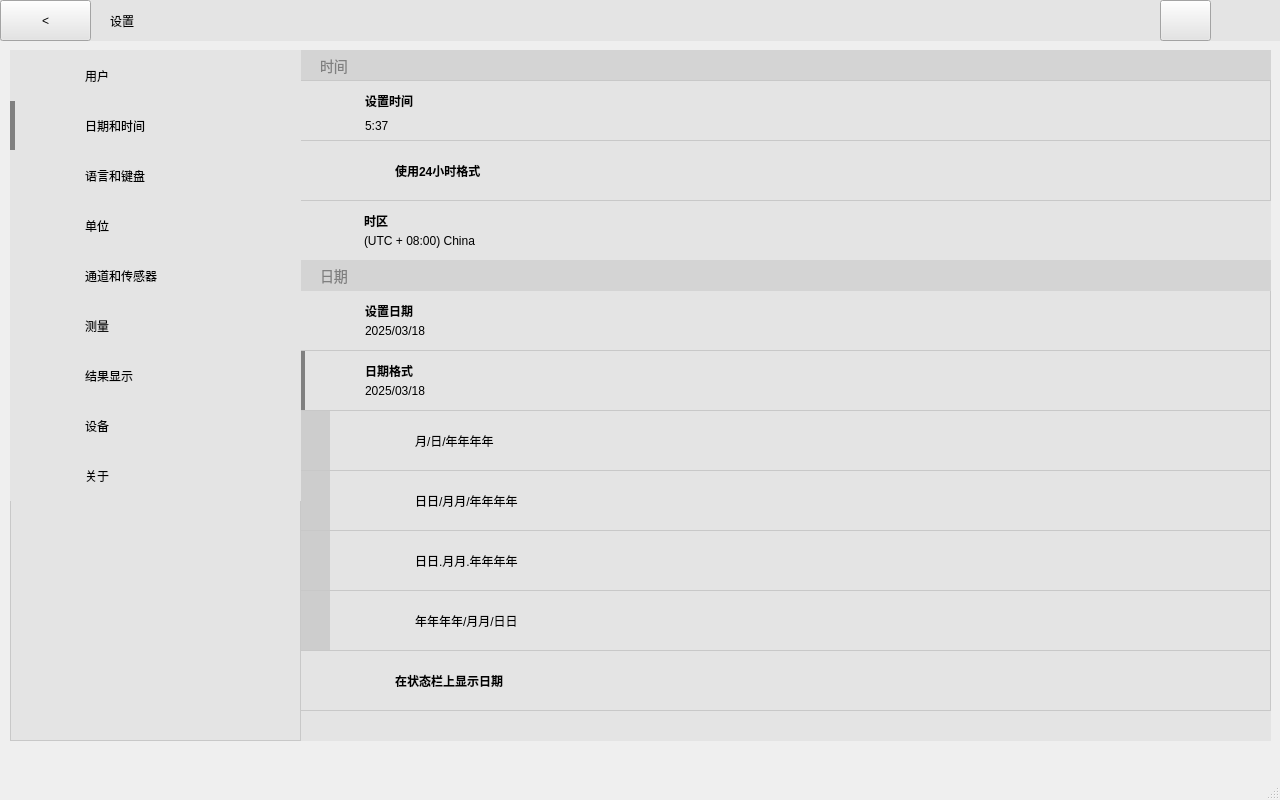
<?xml version="1.0" encoding="UTF-8"?>
<ui version="4.0">
 <class>setting_date_time</class>
 <widget class="QMainWindow" name="setting_date_time">
  <property name="geometry">
   <rect>
    <x>0</x>
    <y>0</y>
    <width>1280</width>
    <height>800</height>
   </rect>
  </property>
  <property name="windowTitle">
   <string>MainWindow</string>
  </property>
  <widget class="QWidget" name="centralwidget">
   <widget class="QWidget" name="widget" native="true">
    <property name="geometry">
     <rect>
      <x>0</x>
      <y>0</y>
      <width>1281</width>
      <height>41</height>
     </rect>
    </property>
    <property name="styleSheet">
     <string notr="true">background-color: rgb(228, 228, 228);</string>
    </property>
    <widget class="QPushButton" name="btnBack">
     <property name="geometry">
      <rect>
       <x>0</x>
       <y>0</y>
       <width>91</width>
       <height>41</height>
      </rect>
     </property>
     <property name="text">
      <string>&lt;</string>
     </property>
    </widget>
    <widget class="QLabel" name="label">
     <property name="geometry">
      <rect>
       <x>110</x>
       <y>0</y>
       <width>31</width>
       <height>41</height>
      </rect>
     </property>
     <property name="styleSheet">
      <string notr="true">font: 12pt &quot;黑体&quot;;</string>
     </property>
     <property name="text">
      <string>设置</string>
     </property>
    </widget>
    <widget class="QPushButton" name="pushButton_5">
     <property name="geometry">
      <rect>
       <x>1160</x>
       <y>0</y>
       <width>51</width>
       <height>41</height>
      </rect>
     </property>
     <property name="styleSheet">
      <string notr="true">background-color: rgb(228, 228, 228);
image: url(:/images/images/help.png);
</string>
     </property>
     <property name="text">
      <string/>
     </property>
    </widget>
   </widget>
   <widget class="QWidget" name="widget_3" native="true">
    <property name="geometry">
     <rect>
      <x>10</x>
      <y>50</y>
      <width>291</width>
      <height>691</height>
     </rect>
    </property>
    <property name="styleSheet">
     <string notr="true">background-color: rgb(228, 228, 228);
border: 1px solid rgb(200, 200, 200);
padding: 1px;</string>
    </property>
    <widget class="QWidget" name="widget_13" native="true">
     <property name="geometry">
      <rect>
       <x>0</x>
       <y>0</y>
       <width>291</width>
       <height>51</height>
      </rect>
     </property>
     <property name="styleSheet">
      <string notr="true">background-color: rgb(228, 228, 228);
border: 1px solid rgb(228, 228, 228);

/* 上边框不显示 */
</string>
     </property>
     <widget class="QLabel" name="label_7">
      <property name="geometry">
       <rect>
        <x>70</x>
        <y>0</y>
        <width>111</width>
        <height>51</height>
       </rect>
      </property>
      <property name="styleSheet">
       <string notr="true">border: 1px solid rgb(228, 228, 228);
font: 11pt &quot;宋体&quot;;</string>
      </property>
      <property name="text">
       <string>用户</string>
      </property>
     </widget>
     <widget class="QLabel" name="label_8">
      <property name="geometry">
       <rect>
        <x>20</x>
        <y>10</y>
        <width>31</width>
        <height>31</height>
       </rect>
      </property>
      <property name="styleSheet">
       <string notr="true">image: url(:/images/images/icons8-male-user-48.png);
border: 1px solid rgb(228, 228, 228);</string>
      </property>
      <property name="text">
       <string/>
      </property>
     </widget>
    </widget>
    <widget class="QWidget" name="widget_14" native="true">
     <property name="geometry">
      <rect>
       <x>0</x>
       <y>50</y>
       <width>291</width>
       <height>51</height>
      </rect>
     </property>
     <property name="styleSheet">
      <string notr="true">background-color: rgb(228, 228, 228);
border: 1px solid rgb(228, 228, 228);
border-left: 5px solid gray;
</string>
     </property>
     <widget class="QLabel" name="label_39">
      <property name="geometry">
       <rect>
        <x>70</x>
        <y>10</y>
        <width>111</width>
        <height>31</height>
       </rect>
      </property>
      <property name="styleSheet">
       <string notr="true">border: 1px solid rgb(228, 228, 228);
font: 11pt &quot;宋体&quot;;</string>
      </property>
      <property name="text">
       <string>日期和时间</string>
      </property>
     </widget>
     <widget class="QLabel" name="label_40">
      <property name="geometry">
       <rect>
        <x>20</x>
        <y>10</y>
        <width>31</width>
        <height>31</height>
       </rect>
      </property>
      <property name="styleSheet">
       <string notr="true">image: url(:/images/images/icons8-clock-50.png);
border: 1px solid rgb(228, 228, 228);</string>
      </property>
      <property name="text">
       <string/>
      </property>
     </widget>
    </widget>
    <widget class="QWidget" name="widget_15" native="true">
     <property name="geometry">
      <rect>
       <x>0</x>
       <y>100</y>
       <width>291</width>
       <height>51</height>
      </rect>
     </property>
     <property name="styleSheet">
      <string notr="true">background-color: rgb(228, 228, 228);
border: 1px solid rgb(228, 228, 228);</string>
     </property>
     <widget class="QLabel" name="label_41">
      <property name="geometry">
       <rect>
        <x>70</x>
        <y>10</y>
        <width>111</width>
        <height>31</height>
       </rect>
      </property>
      <property name="styleSheet">
       <string notr="true">border: 1px solid rgb(228, 228, 228);
font: 11pt &quot;宋体&quot;;</string>
      </property>
      <property name="text">
       <string>语言和键盘</string>
      </property>
     </widget>
     <widget class="QLabel" name="label_42">
      <property name="geometry">
       <rect>
        <x>20</x>
        <y>10</y>
        <width>31</width>
        <height>31</height>
       </rect>
      </property>
      <property name="styleSheet">
       <string notr="true">image: url(:/images/images/icons8-language-skill-48.png);
border: 1px solid rgb(228, 228, 228);</string>
      </property>
      <property name="text">
       <string/>
      </property>
     </widget>
    </widget>
    <widget class="QWidget" name="widget_16" native="true">
     <property name="geometry">
      <rect>
       <x>0</x>
       <y>150</y>
       <width>291</width>
       <height>51</height>
      </rect>
     </property>
     <property name="styleSheet">
      <string notr="true">background-color: rgb(228, 228, 228);
border: 1px solid rgb(228, 228, 228);</string>
     </property>
     <widget class="QLabel" name="label_43">
      <property name="geometry">
       <rect>
        <x>70</x>
        <y>10</y>
        <width>111</width>
        <height>31</height>
       </rect>
      </property>
      <property name="styleSheet">
       <string notr="true">border: 1px solid rgb(228, 228, 228);
font: 11pt &quot;宋体&quot;;</string>
      </property>
      <property name="text">
       <string>单位</string>
      </property>
     </widget>
     <widget class="QLabel" name="label_44">
      <property name="geometry">
       <rect>
        <x>20</x>
        <y>10</y>
        <width>31</width>
        <height>31</height>
       </rect>
      </property>
      <property name="styleSheet">
       <string notr="true">image: url(:/images/images/icons8-ruler-50.png);
border: 1px solid rgb(228, 228, 228);</string>
      </property>
      <property name="text">
       <string/>
      </property>
     </widget>
    </widget>
    <widget class="QWidget" name="widget_17" native="true">
     <property name="geometry">
      <rect>
       <x>0</x>
       <y>200</y>
       <width>291</width>
       <height>51</height>
      </rect>
     </property>
     <property name="styleSheet">
      <string notr="true">background-color: rgb(228, 228, 228);

border: 1px solid rgb(228, 228, 228);</string>
     </property>
     <widget class="QLabel" name="label_45">
      <property name="geometry">
       <rect>
        <x>70</x>
        <y>10</y>
        <width>111</width>
        <height>31</height>
       </rect>
      </property>
      <property name="styleSheet">
       <string notr="true">border: 1px solid rgb(228, 228, 228);
font: 11pt &quot;宋体&quot;;</string>
      </property>
      <property name="text">
       <string>通道和传感器</string>
      </property>
     </widget>
     <widget class="QLabel" name="label_46">
      <property name="geometry">
       <rect>
        <x>20</x>
        <y>10</y>
        <width>31</width>
        <height>31</height>
       </rect>
      </property>
      <property name="styleSheet">
       <string notr="true">image: url(:/images/images/icons8-sensor-50.png);
border: 1px solid rgb(228, 228, 228);</string>
      </property>
      <property name="text">
       <string/>
      </property>
     </widget>
    </widget>
    <widget class="QWidget" name="widget_18" native="true">
     <property name="geometry">
      <rect>
       <x>0</x>
       <y>250</y>
       <width>291</width>
       <height>51</height>
      </rect>
     </property>
     <property name="styleSheet">
      <string notr="true">background-color: rgb(228, 228, 228);
border: 1px solid rgb(228, 228, 228);</string>
     </property>
     <widget class="QLabel" name="label_47">
      <property name="geometry">
       <rect>
        <x>70</x>
        <y>10</y>
        <width>111</width>
        <height>31</height>
       </rect>
      </property>
      <property name="styleSheet">
       <string notr="true">border: 1px solid rgb(228, 228, 228);
font: 11pt &quot;宋体&quot;;</string>
      </property>
      <property name="text">
       <string>测量</string>
      </property>
     </widget>
     <widget class="QLabel" name="label_48">
      <property name="geometry">
       <rect>
        <x>20</x>
        <y>10</y>
        <width>31</width>
        <height>31</height>
       </rect>
      </property>
      <property name="styleSheet">
       <string notr="true">image: url(:/images/images/icons8-sewing-tape-measure-48.png);
border: 1px solid rgb(228, 228, 228);</string>
      </property>
      <property name="text">
       <string/>
      </property>
     </widget>
    </widget>
    <widget class="QWidget" name="widget_19" native="true">
     <property name="geometry">
      <rect>
       <x>0</x>
       <y>300</y>
       <width>291</width>
       <height>51</height>
      </rect>
     </property>
     <property name="styleSheet">
      <string notr="true">background-color: rgb(228, 228, 228);
border: 1px solid rgb(228, 228, 228);y;</string>
     </property>
     <widget class="QLabel" name="label_49">
      <property name="geometry">
       <rect>
        <x>70</x>
        <y>10</y>
        <width>111</width>
        <height>31</height>
       </rect>
      </property>
      <property name="styleSheet">
       <string notr="true">border: 1px solid rgb(228, 228, 228);
font: 11pt &quot;宋体&quot;;</string>
      </property>
      <property name="text">
       <string>结果显示</string>
      </property>
     </widget>
     <widget class="QLabel" name="label_50">
      <property name="geometry">
       <rect>
        <x>20</x>
        <y>10</y>
        <width>31</width>
        <height>31</height>
       </rect>
      </property>
      <property name="styleSheet">
       <string notr="true">image: url(:/images/images/icons8-report-card-48.png);
border: 1px solid rgb(228, 228, 228);</string>
      </property>
      <property name="text">
       <string/>
      </property>
     </widget>
    </widget>
    <widget class="QWidget" name="widget_20" native="true">
     <property name="geometry">
      <rect>
       <x>0</x>
       <y>350</y>
       <width>291</width>
       <height>51</height>
      </rect>
     </property>
     <property name="styleSheet">
      <string notr="true">background-color: rgb(228, 228, 228);
border: 1px solid rgb(228, 228, 228);</string>
     </property>
     <widget class="QLabel" name="label_51">
      <property name="geometry">
       <rect>
        <x>70</x>
        <y>10</y>
        <width>111</width>
        <height>31</height>
       </rect>
      </property>
      <property name="styleSheet">
       <string notr="true">border: 1px solid rgb(228, 228, 228);
font: 11pt &quot;宋体&quot;;</string>
      </property>
      <property name="text">
       <string>设备</string>
      </property>
     </widget>
     <widget class="QLabel" name="label_52">
      <property name="geometry">
       <rect>
        <x>20</x>
        <y>10</y>
        <width>31</width>
        <height>31</height>
       </rect>
      </property>
      <property name="styleSheet">
       <string notr="true">image: url(:/images/images/icons8-ipad-50.png);
border: 1px solid rgb(228, 228, 228);</string>
      </property>
      <property name="text">
       <string/>
      </property>
     </widget>
    </widget>
    <widget class="QWidget" name="widget_21" native="true">
     <property name="geometry">
      <rect>
       <x>0</x>
       <y>400</y>
       <width>291</width>
       <height>51</height>
      </rect>
     </property>
     <property name="styleSheet">
      <string notr="true">background-color: rgb(228, 228, 228);
border: 1px solid rgb(228, 228, 228);</string>
     </property>
     <widget class="QLabel" name="label_53">
      <property name="geometry">
       <rect>
        <x>70</x>
        <y>10</y>
        <width>111</width>
        <height>31</height>
       </rect>
      </property>
      <property name="styleSheet">
       <string notr="true">border: 1px solid rgb(228, 228, 228);
font: 11pt &quot;宋体&quot;;</string>
      </property>
      <property name="text">
       <string>关于</string>
      </property>
     </widget>
     <widget class="QLabel" name="label_54">
      <property name="geometry">
       <rect>
        <x>20</x>
        <y>10</y>
        <width>31</width>
        <height>31</height>
       </rect>
      </property>
      <property name="styleSheet">
       <string notr="true">image: url(:/images/images/icons8-info-50.png);
border: 1px solid rgb(228, 228, 228);</string>
      </property>
      <property name="text">
       <string/>
      </property>
     </widget>
    </widget>
   </widget>
   <widget class="QWidget" name="widget_4" native="true">
    <property name="geometry">
     <rect>
      <x>300</x>
      <y>50</y>
      <width>971</width>
      <height>691</height>
     </rect>
    </property>
    <property name="styleSheet">
     <string notr="true">background-color: rgb(228, 228, 228);</string>
    </property>
    <widget class="QWidget" name="widget_5" native="true">
     <property name="geometry">
      <rect>
       <x>0</x>
       <y>0</y>
       <width>971</width>
       <height>31</height>
      </rect>
     </property>
     <property name="styleSheet">
      <string notr="true">background-color: rgb(212, 212, 212);</string>
     </property>
     <widget class="QLabel" name="label_9">
      <property name="geometry">
       <rect>
        <x>20</x>
        <y>6</y>
        <width>161</width>
        <height>20</height>
       </rect>
      </property>
      <property name="styleSheet">
       <string notr="true">font: normal normal 14px;
color: grey;</string>
      </property>
      <property name="text">
       <string>时间</string>
      </property>
     </widget>
    </widget>
    <widget class="QWidget" name="widget_6" native="true">
     <property name="geometry">
      <rect>
       <x>0</x>
       <y>30</y>
       <width>971</width>
       <height>61</height>
      </rect>
     </property>
     <property name="styleSheet">
      <string notr="true">background-color: rgb(228, 228, 228);
border: 1px solid rgb(200, 200, 200);
padding: 1px;</string>
     </property>
     <widget class="QLabel" name="label_10">
      <property name="geometry">
       <rect>
        <x>20</x>
        <y>10</y>
        <width>31</width>
        <height>41</height>
       </rect>
      </property>
      <property name="styleSheet">
       <string notr="true">border: 1px solid rgb(228, 228, 228);
background-image: url(:/images/images/icons8-edit-24.png);
background-repeat: no-repeat;
background-position: center;
background-size: contain;</string>
      </property>
      <property name="text">
       <string/>
      </property>
     </widget>
     <widget class="QLabel" name="label_17">
      <property name="geometry">
       <rect>
        <x>60</x>
        <y>10</y>
        <width>121</width>
        <height>21</height>
       </rect>
      </property>
      <property name="styleSheet">
       <string notr="true">border: 1px solid rgb(228, 228, 228);
font: 13pt &quot;黑体&quot;;
font-weight: 600;
font-color: black;</string>
      </property>
      <property name="text">
       <string>设置时间</string>
      </property>
     </widget>
     <widget class="QLabel" name="label_15">
      <property name="geometry">
       <rect>
        <x>60</x>
        <y>35</y>
        <width>101</width>
        <height>21</height>
       </rect>
      </property>
      <property name="styleSheet">
       <string notr="true">border: 1px solid rgb(228, 228, 228);
font: 10pt &quot;黑体&quot;;
font-color: gray;</string>
      </property>
      <property name="text">
       <string>5:37</string>
      </property>
     </widget>
    </widget>
    <widget class="QWidget" name="widget_9" native="true">
     <property name="geometry">
      <rect>
       <x>0</x>
       <y>240</y>
       <width>971</width>
       <height>61</height>
      </rect>
     </property>
     <property name="styleSheet">
      <string notr="true">background-color: rgb(228, 228, 228);
border: 1px solid rgb(200, 200, 200);
padding: 1px;</string>
     </property>
     <widget class="QLabel" name="label_16">
      <property name="geometry">
       <rect>
        <x>20</x>
        <y>10</y>
        <width>31</width>
        <height>41</height>
       </rect>
      </property>
      <property name="styleSheet">
       <string notr="true">border: 1px solid rgb(228, 228, 228);
background-image: url(:/images/images/icons8-edit-24.png);
background-repeat: no-repeat;
background-position: center;
background-size: contain;</string>
      </property>
      <property name="text">
       <string/>
      </property>
     </widget>
     <widget class="QLabel" name="label_22">
      <property name="geometry">
       <rect>
        <x>60</x>
        <y>10</y>
        <width>101</width>
        <height>21</height>
       </rect>
      </property>
      <property name="styleSheet">
       <string notr="true">border: 1px solid rgb(228, 228, 228);
font: 13pt &quot;黑体&quot;;
font-weight: 600;
font-color: black;</string>
      </property>
      <property name="text">
       <string>设置日期</string>
      </property>
     </widget>
     <widget class="QLabel" name="label_23">
      <property name="geometry">
       <rect>
        <x>60</x>
        <y>30</y>
        <width>101</width>
        <height>21</height>
       </rect>
      </property>
      <property name="styleSheet">
       <string notr="true">border: 1px solid rgb(228, 228, 228);
font: 10pt &quot;黑体&quot;;
font-color: gray;</string>
      </property>
      <property name="text">
       <string>2025/03/18</string>
      </property>
     </widget>
    </widget>
    <widget class="QWidget" name="widget_8" native="true">
     <property name="geometry">
      <rect>
       <x>0</x>
       <y>210</y>
       <width>971</width>
       <height>31</height>
      </rect>
     </property>
     <property name="styleSheet">
      <string notr="true">background-color: rgb(212, 212, 212);</string>
     </property>
     <widget class="QLabel" name="label_55">
      <property name="geometry">
       <rect>
        <x>20</x>
        <y>6</y>
        <width>161</width>
        <height>20</height>
       </rect>
      </property>
      <property name="styleSheet">
       <string notr="true">font: normal normal 14px;
color: grey;</string>
      </property>
      <property name="text">
       <string>日期</string>
      </property>
     </widget>
    </widget>
    <widget class="QWidget" name="widget_7" native="true">
     <property name="geometry">
      <rect>
       <x>0</x>
       <y>90</y>
       <width>971</width>
       <height>61</height>
      </rect>
     </property>
     <property name="styleSheet">
      <string notr="true">background-color: rgb(228, 228, 228);
border: 1px solid rgb(200, 200, 200);
padding: 1px;</string>
     </property>
     <widget class="QLabel" name="label_20">
      <property name="geometry">
       <rect>
        <x>90</x>
        <y>20</y>
        <width>141</width>
        <height>21</height>
       </rect>
      </property>
      <property name="styleSheet">
       <string notr="true">border: 1px solid rgb(228, 228, 228);
font: 13pt &quot;黑体&quot;;
font-weight: 600;
font-color: black;</string>
      </property>
      <property name="text">
       <string>使用24小时格式</string>
      </property>
     </widget>
     <widget class="QLabel" name="label_12">
      <property name="geometry">
       <rect>
        <x>20</x>
        <y>10</y>
        <width>61</width>
        <height>41</height>
       </rect>
      </property>
      <property name="styleSheet">
       <string notr="true">border: 1px solid rgb(228, 228, 228);
image: url(:/images/images/icons8-switch-off-67.png);</string>
      </property>
      <property name="text">
       <string/>
      </property>
     </widget>
    </widget>
    <widget class="QLabel" name="label_11">
     <property name="geometry">
      <rect>
       <x>20</x>
       <y>160</y>
       <width>31</width>
       <height>41</height>
      </rect>
     </property>
     <property name="styleSheet">
      <string notr="true">border: 1px solid rgb(228, 228, 228);
background-image: url(:/images/images/icons8-forward-24.png);
background-repeat: no-repeat;
background-position: center;
background-size: contain;</string>
     </property>
     <property name="text">
      <string/>
     </property>
    </widget>
    <widget class="QLabel" name="label_18">
     <property name="geometry">
      <rect>
       <x>60</x>
       <y>160</y>
       <width>81</width>
       <height>21</height>
      </rect>
     </property>
     <property name="styleSheet">
      <string notr="true">border: 1px solid rgb(228, 228, 228);
font: 13pt &quot;黑体&quot;;
font-weight: 600;
font-color: black;</string>
     </property>
     <property name="text">
      <string>时区</string>
     </property>
    </widget>
    <widget class="QLabel" name="label_19">
     <property name="geometry">
      <rect>
       <x>60</x>
       <y>180</y>
       <width>151</width>
       <height>21</height>
      </rect>
     </property>
     <property name="styleSheet">
      <string notr="true">border: 1px solid rgb(228, 228, 228);
font: 10pt &quot;黑体&quot;;
font-color: gray;</string>
     </property>
     <property name="text">
      <string>(UTC + 08:00) China</string>
     </property>
    </widget>
    <widget class="QWidget" name="widget_10" native="true">
     <property name="geometry">
      <rect>
       <x>0</x>
       <y>300</y>
       <width>971</width>
       <height>61</height>
      </rect>
     </property>
     <property name="styleSheet">
      <string notr="true">background-color: rgb(228, 228, 228);
border: 1px solid rgb(200, 200, 200);
border-left: 5px solid gray;
padding: 1px;</string>
     </property>
     <widget class="QLabel" name="label_25">
      <property name="geometry">
       <rect>
        <x>60</x>
        <y>10</y>
        <width>101</width>
        <height>21</height>
       </rect>
      </property>
      <property name="styleSheet">
       <string notr="true">border: 1px solid rgb(228, 228, 228);
font: 13pt &quot;黑体&quot;;
font-weight: 600;
font-color: black;</string>
      </property>
      <property name="text">
       <string>日期格式</string>
      </property>
     </widget>
     <widget class="QLabel" name="label_56">
      <property name="geometry">
       <rect>
        <x>60</x>
        <y>30</y>
        <width>101</width>
        <height>21</height>
       </rect>
      </property>
      <property name="styleSheet">
       <string notr="true">border: 1px solid rgb(228, 228, 228);
font: 10pt &quot;黑体&quot;;
font-color: gray;</string>
      </property>
      <property name="text">
       <string>2025/03/18</string>
      </property>
     </widget>
     <widget class="QLabel" name="label_24">
      <property name="geometry">
       <rect>
        <x>20</x>
        <y>10</y>
        <width>31</width>
        <height>41</height>
       </rect>
      </property>
      <property name="styleSheet">
       <string notr="true">border: 1px solid rgb(228, 228, 228);
background-image: url(:/images/images/icons8-down-24.png);
background-repeat: no-repeat;
background-position: center;
background-size: contain;</string>
      </property>
      <property name="text">
       <string/>
      </property>
     </widget>
    </widget>
    <widget class="QWidget" name="widget_11" native="true">
     <property name="geometry">
      <rect>
       <x>0</x>
       <y>360</y>
       <width>971</width>
       <height>61</height>
      </rect>
     </property>
     <property name="styleSheet">
      <string notr="true">background-color: rgb(228, 228, 228);
border: 1px solid rgb(200, 200, 200);
border-left: 30px solid rgb(205, 205, 205);
padding: 1px;</string>
     </property>
     <widget class="QLabel" name="label_58">
      <property name="geometry">
       <rect>
        <x>110</x>
        <y>10</y>
        <width>131</width>
        <height>41</height>
       </rect>
      </property>
      <property name="styleSheet">
       <string notr="true">border: 1px solid rgb(228, 228, 228);
font: 11pt &quot;黑体&quot;;
font-color: gray;</string>
      </property>
      <property name="text">
       <string>月/日/年年年年</string>
      </property>
     </widget>
     <widget class="QLabel" name="label_57">
      <property name="geometry">
       <rect>
        <x>60</x>
        <y>10</y>
        <width>31</width>
        <height>41</height>
       </rect>
      </property>
      <property name="styleSheet">
       <string notr="true">border: 1px solid rgb(228, 228, 228);
background-image: url(:/images/images/icons8-circle-24.png);
background-repeat: no-repeat;
background-position: center;
background-size: contain;</string>
      </property>
      <property name="text">
       <string/>
      </property>
     </widget>
    </widget>
    <widget class="QWidget" name="widget_12" native="true">
     <property name="geometry">
      <rect>
       <x>0</x>
       <y>420</y>
       <width>971</width>
       <height>61</height>
      </rect>
     </property>
     <property name="styleSheet">
      <string notr="true">background-color: rgb(228, 228, 228);
border: 1px solid rgb(200, 200, 200);
border-left: 30px solid rgb(205, 205, 205);
padding: 1px;</string>
     </property>
     <widget class="QLabel" name="label_59">
      <property name="geometry">
       <rect>
        <x>110</x>
        <y>10</y>
        <width>131</width>
        <height>41</height>
       </rect>
      </property>
      <property name="styleSheet">
       <string notr="true">border: 1px solid rgb(228, 228, 228);
font: 11pt &quot;黑体&quot;;
font-color: gray;</string>
      </property>
      <property name="text">
       <string>日日/月月/年年年年</string>
      </property>
     </widget>
     <widget class="QLabel" name="label_63">
      <property name="geometry">
       <rect>
        <x>60</x>
        <y>10</y>
        <width>31</width>
        <height>41</height>
       </rect>
      </property>
      <property name="styleSheet">
       <string notr="true">border: 1px solid rgb(228, 228, 228);
background-image: url(:/images/images/icons8-circle-24.png);
background-repeat: no-repeat;
background-position: center;
background-size: contain;</string>
      </property>
      <property name="text">
       <string/>
      </property>
     </widget>
    </widget>
    <widget class="QWidget" name="widget_22" native="true">
     <property name="geometry">
      <rect>
       <x>0</x>
       <y>480</y>
       <width>971</width>
       <height>61</height>
      </rect>
     </property>
     <property name="styleSheet">
      <string notr="true">background-color: rgb(228, 228, 228);
border: 1px solid rgb(200, 200, 200);
border-left: 30px solid rgb(205, 205, 205);
padding: 1px;</string>
     </property>
     <widget class="QLabel" name="label_64">
      <property name="geometry">
       <rect>
        <x>110</x>
        <y>10</y>
        <width>131</width>
        <height>41</height>
       </rect>
      </property>
      <property name="styleSheet">
       <string notr="true">border: 1px solid rgb(228, 228, 228);
font: 11pt &quot;黑体&quot;;
font-color: gray;</string>
      </property>
      <property name="text">
       <string>日日.月月.年年年年</string>
      </property>
     </widget>
     <widget class="QLabel" name="label_65">
      <property name="geometry">
       <rect>
        <x>60</x>
        <y>10</y>
        <width>31</width>
        <height>41</height>
       </rect>
      </property>
      <property name="styleSheet">
       <string notr="true">border: 1px solid rgb(228, 228, 228);
background-image: url(:/images/images/icons8-circle-24.png);
background-repeat: no-repeat;
background-position: center;
background-size: contain;</string>
      </property>
      <property name="text">
       <string/>
      </property>
     </widget>
    </widget>
    <widget class="QWidget" name="widget_23" native="true">
     <property name="geometry">
      <rect>
       <x>0</x>
       <y>540</y>
       <width>971</width>
       <height>61</height>
      </rect>
     </property>
     <property name="styleSheet">
      <string notr="true">background-color: rgb(228, 228, 228);
border: 1px solid rgb(200, 200, 200);
border-left: 30px solid rgb(205, 205, 205);
padding: 1px;</string>
     </property>
     <widget class="QLabel" name="label_66">
      <property name="geometry">
       <rect>
        <x>110</x>
        <y>10</y>
        <width>131</width>
        <height>41</height>
       </rect>
      </property>
      <property name="styleSheet">
       <string notr="true">border: 1px solid rgb(228, 228, 228);
font: 11pt &quot;黑体&quot;;
font-color: gray;</string>
      </property>
      <property name="text">
       <string>年年年年/月月/日日</string>
      </property>
     </widget>
     <widget class="QLabel" name="label_67">
      <property name="geometry">
       <rect>
        <x>60</x>
        <y>10</y>
        <width>31</width>
        <height>41</height>
       </rect>
      </property>
      <property name="styleSheet">
       <string notr="true">border: 1px solid rgb(228, 228, 228);
background-image: url(:/images/images/icons8-check-mark-24.png);
background-repeat: no-repeat;
background-position: center;
background-size: contain;</string>
      </property>
      <property name="text">
       <string/>
      </property>
     </widget>
    </widget>
    <widget class="QWidget" name="widget_24" native="true">
     <property name="geometry">
      <rect>
       <x>0</x>
       <y>600</y>
       <width>971</width>
       <height>61</height>
      </rect>
     </property>
     <property name="styleSheet">
      <string notr="true">background-color: rgb(228, 228, 228);
border: 1px solid rgb(200, 200, 200);
padding: 1px;</string>
     </property>
     <widget class="QLabel" name="label_70">
      <property name="geometry">
       <rect>
        <x>90</x>
        <y>20</y>
        <width>181</width>
        <height>21</height>
       </rect>
      </property>
      <property name="styleSheet">
       <string notr="true">border: 1px solid rgb(228, 228, 228);
font: 13pt &quot;黑体&quot;;
font-weight: 600;
font-color: black;</string>
      </property>
      <property name="text">
       <string>在状态栏上显示日期</string>
      </property>
     </widget>
     <widget class="QLabel" name="label_71">
      <property name="geometry">
       <rect>
        <x>20</x>
        <y>10</y>
        <width>61</width>
        <height>41</height>
       </rect>
      </property>
      <property name="styleSheet">
       <string notr="true">border: 1px solid rgb(228, 228, 228);
image: url(:/images/images/icons8-switch-on-67.png);</string>
      </property>
      <property name="text">
       <string/>
      </property>
     </widget>
    </widget>
    <zorder>widget_9</zorder>
    <zorder>widget_5</zorder>
    <zorder>widget_6</zorder>
    <zorder>widget_8</zorder>
    <zorder>widget_7</zorder>
    <zorder>label_11</zorder>
    <zorder>label_18</zorder>
    <zorder>label_19</zorder>
    <zorder>widget_10</zorder>
    <zorder>widget_11</zorder>
    <zorder>widget_12</zorder>
    <zorder>widget_22</zorder>
    <zorder>widget_23</zorder>
    <zorder>widget_24</zorder>
   </widget>
   <zorder>widget</zorder>
   <zorder>widget_4</zorder>
   <zorder>widget_3</zorder>
  </widget>
  <widget class="QMenuBar" name="menubar">
   <property name="geometry">
    <rect>
     <x>0</x>
     <y>0</y>
     <width>1280</width>
     <height>21</height>
    </rect>
   </property>
  </widget>
  <widget class="QStatusBar" name="statusbar"/>
 </widget>
 <resources/>
 <connections/>
</ui>
